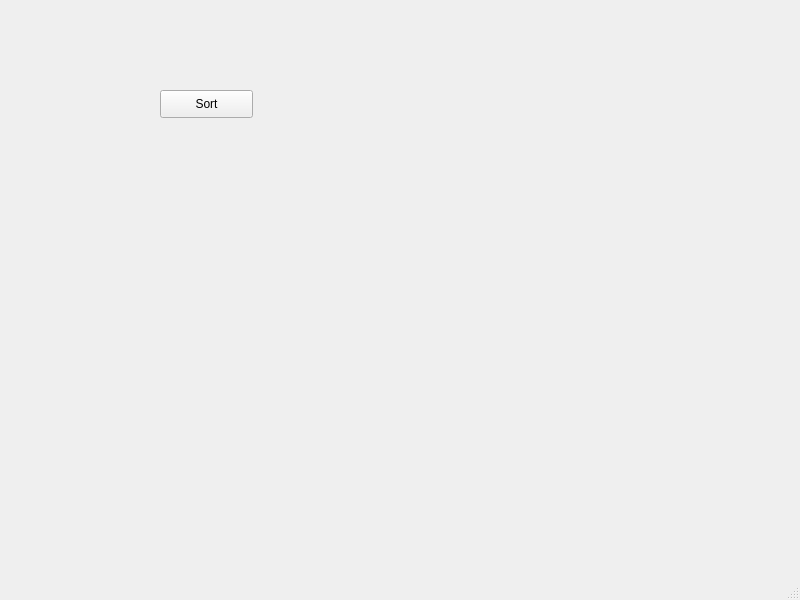
<?xml version="1.0" encoding="UTF-8"?>
<ui version="4.0">
 <class>MainWindow</class>
 <widget class="QMainWindow" name="MainWindow">
  <property name="geometry">
   <rect>
    <x>0</x>
    <y>0</y>
    <width>800</width>
    <height>600</height>
   </rect>
  </property>
  <property name="windowTitle">
   <string>MainWindow</string>
  </property>
  <widget class="QWidget" name="centralwidget">
   <widget class="QPushButton" name="pushButton">
    <property name="geometry">
     <rect>
      <x>160</x>
      <y>90</y>
      <width>93</width>
      <height>28</height>
     </rect>
    </property>
    <property name="text">
     <string>Sort</string>
    </property>
   </widget>
   <widget class="QLabel" name="label">
    <property name="geometry">
     <rect>
      <x>150</x>
      <y>180</y>
      <width>271</width>
      <height>251</height>
     </rect>
    </property>
    <property name="text">
     <string/>
    </property>
   </widget>
  </widget>
  <widget class="QMenuBar" name="menubar">
   <property name="geometry">
    <rect>
     <x>0</x>
     <y>0</y>
     <width>800</width>
     <height>26</height>
    </rect>
   </property>
  </widget>
  <widget class="QStatusBar" name="statusbar"/>
 </widget>
 <resources/>
 <connections/>
</ui>
